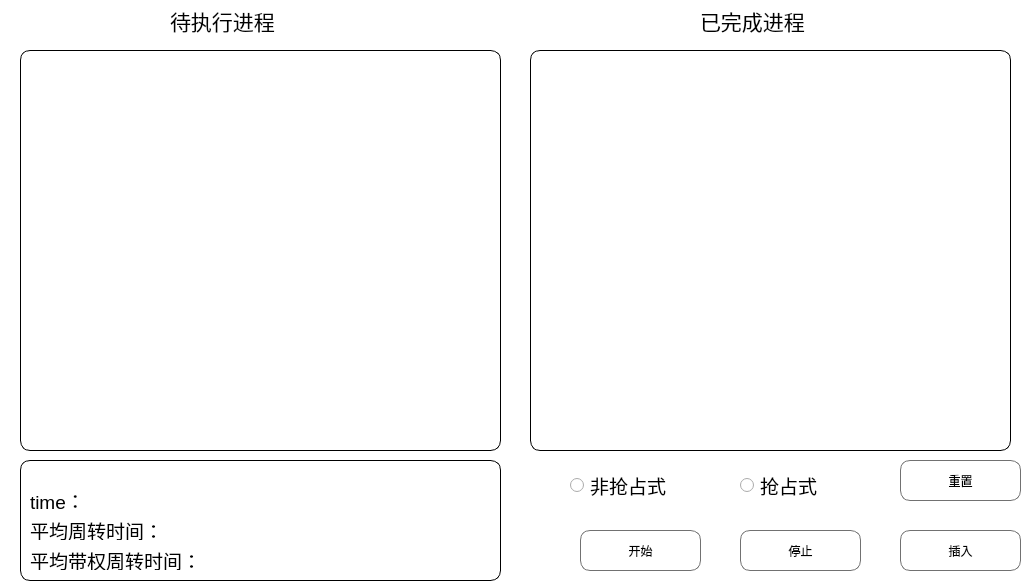
<?xml version="1.0" encoding="UTF-8"?>
<ui version="4.0">
 <class>SPN</class>
 <widget class="QWidget" name="SPN">
  <property name="geometry">
   <rect>
    <x>0</x>
    <y>0</y>
    <width>1029</width>
    <height>587</height>
   </rect>
  </property>
  <property name="windowTitle">
   <string>Form</string>
  </property>
  <property name="styleSheet">
   <string notr="true">background-color:rgb(255, 255, 255)</string>
  </property>
  <widget class="QTableWidget" name="table1">
   <property name="geometry">
    <rect>
     <x>20</x>
     <y>50</y>
     <width>481</width>
     <height>401</height>
    </rect>
   </property>
   <property name="minimumSize">
    <size>
     <width>481</width>
     <height>401</height>
    </size>
   </property>
   <property name="styleSheet">
    <string notr="true">border:1px solid;
border-radius: 10px;</string>
   </property>
   <attribute name="verticalHeaderVisible">
    <bool>false</bool>
   </attribute>
  </widget>
  <widget class="QTableWidget" name="table2">
   <property name="geometry">
    <rect>
     <x>530</x>
     <y>50</y>
     <width>481</width>
     <height>401</height>
    </rect>
   </property>
   <property name="minimumSize">
    <size>
     <width>481</width>
     <height>401</height>
    </size>
   </property>
   <property name="styleSheet">
    <string notr="true">border:1px solid;
border-radius: 10px;</string>
   </property>
   <attribute name="verticalHeaderVisible">
    <bool>false</bool>
   </attribute>
  </widget>
  <widget class="QPushButton" name="beg">
   <property name="geometry">
    <rect>
     <x>580</x>
     <y>530</y>
     <width>121</width>
     <height>41</height>
    </rect>
   </property>
   <property name="minimumSize">
    <size>
     <width>121</width>
     <height>41</height>
    </size>
   </property>
   <property name="styleSheet">
    <string notr="true">QPushButton {
background-color:rgb(255, 255, 255);
border:1px solid #717171;
border-radius: 10px;
}

QPushButton:hover {
background-color:rgb(197, 197, 197);

    border-color: rgba(255, 255, 255, 200);
    color: rgba(0, 0 ,0 ,200);
}

 




</string>
   </property>
   <property name="text">
    <string>开始</string>
   </property>
  </widget>
  <widget class="QPushButton" name="stop">
   <property name="geometry">
    <rect>
     <x>740</x>
     <y>530</y>
     <width>121</width>
     <height>41</height>
    </rect>
   </property>
   <property name="minimumSize">
    <size>
     <width>121</width>
     <height>41</height>
    </size>
   </property>
   <property name="styleSheet">
    <string notr="true">QPushButton {
background-color:rgb(255, 255, 255);
border:1px solid #717171;
border-radius: 10px;
}

QPushButton:hover {
background-color:rgb(197, 197, 197);

    border-color: rgba(255, 255, 255, 200);
    color: rgba(0, 0 ,0 ,200);
}

 




</string>
   </property>
   <property name="text">
    <string>停止</string>
   </property>
  </widget>
  <widget class="QPushButton" name="insert">
   <property name="geometry">
    <rect>
     <x>900</x>
     <y>530</y>
     <width>121</width>
     <height>41</height>
    </rect>
   </property>
   <property name="minimumSize">
    <size>
     <width>121</width>
     <height>41</height>
    </size>
   </property>
   <property name="styleSheet">
    <string notr="true">QPushButton {
background-color:rgb(255, 255, 255);
border:1px solid #717171;
border-radius: 10px;
}

QPushButton:hover {
background-color:rgb(197, 197, 197);

    border-color: rgba(255, 255, 255, 200);
    color: rgba(0, 0 ,0 ,200);
}

 




</string>
   </property>
   <property name="text">
    <string>插入</string>
   </property>
  </widget>
  <widget class="QLabel" name="title1">
   <property name="geometry">
    <rect>
     <x>170</x>
     <y>0</y>
     <width>191</width>
     <height>41</height>
    </rect>
   </property>
   <property name="minimumSize">
    <size>
     <width>191</width>
     <height>41</height>
    </size>
   </property>
   <property name="font">
    <font>
     <family>Arial</family>
     <pointsize>16</pointsize>
    </font>
   </property>
   <property name="styleSheet">
    <string notr="true"/>
   </property>
   <property name="text">
    <string>待执行进程</string>
   </property>
  </widget>
  <widget class="QLabel" name="title2">
   <property name="geometry">
    <rect>
     <x>700</x>
     <y>0</y>
     <width>191</width>
     <height>41</height>
    </rect>
   </property>
   <property name="minimumSize">
    <size>
     <width>191</width>
     <height>41</height>
    </size>
   </property>
   <property name="font">
    <font>
     <family>Arial</family>
     <pointsize>16</pointsize>
    </font>
   </property>
   <property name="text">
    <string>已完成进程</string>
   </property>
  </widget>
  <widget class="QRadioButton" name="rB1">
   <property name="geometry">
    <rect>
     <x>740</x>
     <y>470</y>
     <width>121</width>
     <height>31</height>
    </rect>
   </property>
   <property name="font">
    <font>
     <family>Arial</family>
     <pointsize>14</pointsize>
    </font>
   </property>
   <property name="text">
    <string>抢占式</string>
   </property>
  </widget>
  <widget class="QRadioButton" name="rB2">
   <property name="geometry">
    <rect>
     <x>570</x>
     <y>470</y>
     <width>121</width>
     <height>31</height>
    </rect>
   </property>
   <property name="font">
    <font>
     <family>Arial</family>
     <pointsize>14</pointsize>
    </font>
   </property>
   <property name="text">
    <string>非抢占式</string>
   </property>
  </widget>
  <widget class="QLabel" name="avtime">
   <property name="geometry">
    <rect>
     <x>160</x>
     <y>510</y>
     <width>231</width>
     <height>20</height>
    </rect>
   </property>
   <property name="font">
    <font>
     <family>Arial</family>
     <pointsize>14</pointsize>
    </font>
   </property>
   <property name="text">
    <string/>
   </property>
  </widget>
  <widget class="QLabel" name="avwtime">
   <property name="geometry">
    <rect>
     <x>210</x>
     <y>550</y>
     <width>231</width>
     <height>20</height>
    </rect>
   </property>
   <property name="font">
    <font>
     <family>Arial</family>
     <pointsize>14</pointsize>
    </font>
   </property>
   <property name="text">
    <string/>
   </property>
  </widget>
  <widget class="QPushButton" name="reset">
   <property name="geometry">
    <rect>
     <x>900</x>
     <y>460</y>
     <width>121</width>
     <height>41</height>
    </rect>
   </property>
   <property name="minimumSize">
    <size>
     <width>121</width>
     <height>41</height>
    </size>
   </property>
   <property name="styleSheet">
    <string notr="true">QPushButton {
background-color:rgb(255, 255, 255);
border:1px solid #717171;
border-radius: 10px;
}

QPushButton:hover {
background-color:rgb(197, 197, 197);

    border-color: rgba(255, 255, 255, 200);
    color: rgba(0, 0 ,0 ,200);
}

 




</string>
   </property>
   <property name="text">
    <string>重置</string>
   </property>
  </widget>
  <widget class="QFrame" name="frame">
   <property name="geometry">
    <rect>
     <x>20</x>
     <y>460</y>
     <width>481</width>
     <height>121</height>
    </rect>
   </property>
   <property name="styleSheet">
    <string notr="true">border-radius: 10px;
border:1px solid;</string>
   </property>
   <property name="frameShape">
    <enum>QFrame::StyledPanel</enum>
   </property>
   <property name="frameShadow">
    <enum>QFrame::Raised</enum>
   </property>
   <widget class="QLabel" name="avtime_2">
    <property name="geometry">
     <rect>
      <x>10</x>
      <y>60</y>
      <width>151</width>
      <height>20</height>
     </rect>
    </property>
    <property name="font">
     <font>
      <family>Arial</family>
      <pointsize>14</pointsize>
     </font>
    </property>
    <property name="styleSheet">
     <string notr="true">border:0px solid #717171;
border-radius: 10px;</string>
    </property>
    <property name="text">
     <string>平均周转时间：</string>
    </property>
   </widget>
   <widget class="QLabel" name="label">
    <property name="geometry">
     <rect>
      <x>10</x>
      <y>30</y>
      <width>231</width>
      <height>20</height>
     </rect>
    </property>
    <property name="font">
     <font>
      <family>Arial</family>
      <pointsize>14</pointsize>
     </font>
    </property>
    <property name="styleSheet">
     <string notr="true">border:0px solid #717171;
border-radius: 10px;</string>
    </property>
    <property name="text">
     <string>time：</string>
    </property>
   </widget>
   <widget class="QLabel" name="avwtime_2">
    <property name="geometry">
     <rect>
      <x>10</x>
      <y>90</y>
      <width>231</width>
      <height>20</height>
     </rect>
    </property>
    <property name="font">
     <font>
      <family>Arial</family>
      <pointsize>14</pointsize>
     </font>
    </property>
    <property name="styleSheet">
     <string notr="true">border:0px solid #717171;
border-radius: 10px;</string>
    </property>
    <property name="text">
     <string>平均带权周转时间：</string>
    </property>
   </widget>
  </widget>
 </widget>
 <resources/>
 <connections/>
</ui>
